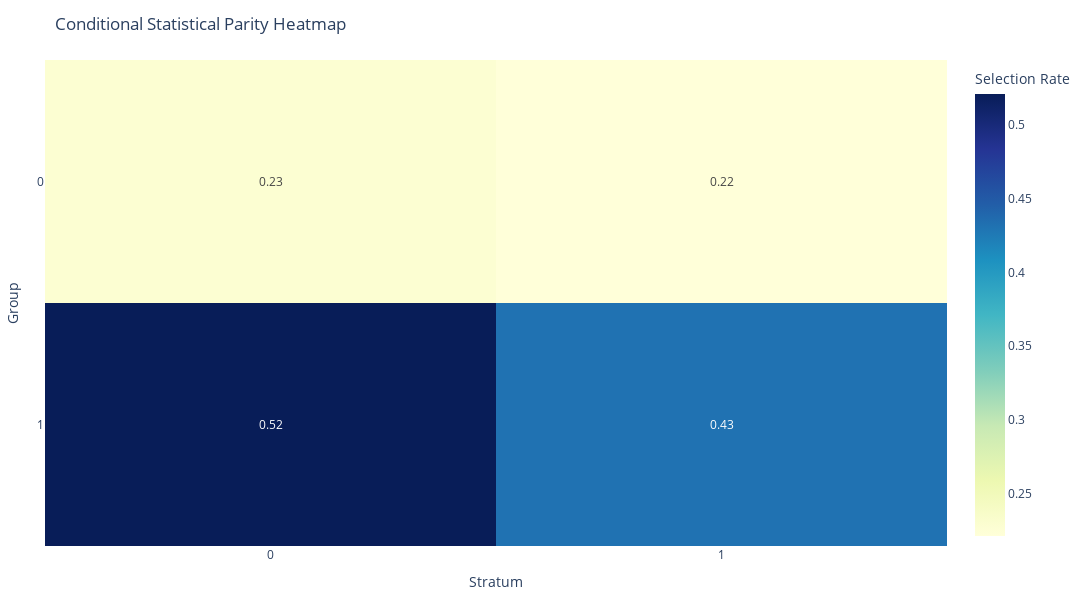
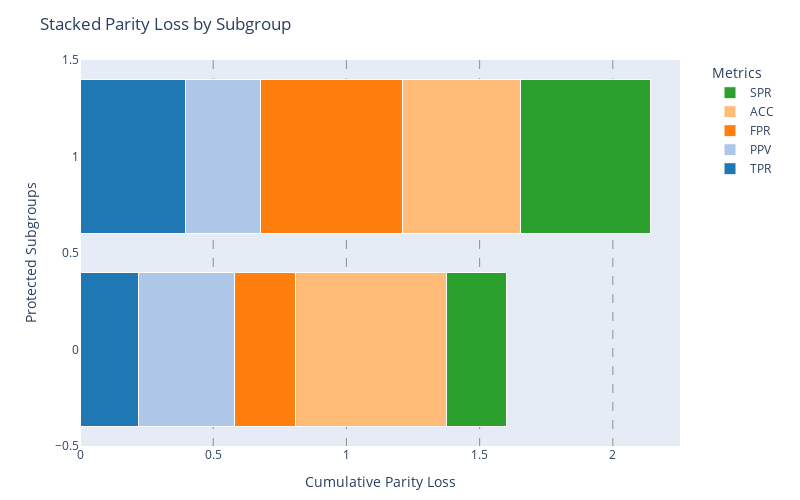
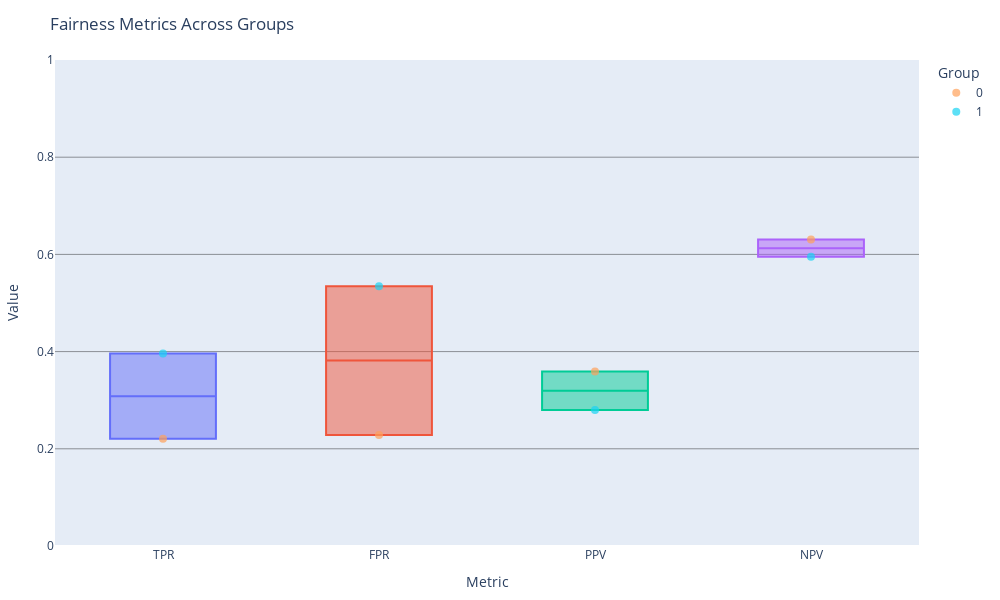

Source (notebook cell) for these figures, in order:
### Code cell
eval_result = evaluator.run()

### Figure 1 — Plotly figure (JSON) as saved in the notebook; plotly's stock layout.template omitted (floating-point values rounded to 4 significant figures)
{"data": [{"colorbar": {"title": {"text": "Selection Rate"}}, "colorscale": [[0, "rgb(255,255,217)"], [0.125, "rgb(237,248,177)"], [0.25, "rgb(199,233,180)"], [0.375, "rgb(127,205,187)"], [0.5, "rgb(65,182,196)"], [0.625, "rgb(29,145,192)"], [0.75, "rgb(34,94,168)"], [0.875, "rgb(37,52,148)"], [1, "rgb(8,29,88)"]], "hovertemplate": "Group: %{y}<br>Stratum: %{x}<br>Selection Rate: %{z:.2f}<extra></extra>", "text": [["0.23", "0.22"], ["0.52", "0.43"]], "texttemplate": "%{text}", "type": "heatmap", "x": ["0", "1"], "y": ["0", "1"], "z": [[0.2282, 0.2214], [0.5208, 0.431]], "zauto": true}], "layout": {"height": 600, "margin": {"b": 40, "l": 40, "r": 40, "t": 60}, "title": {"text": "Conditional Statistical Parity Heatmap"}, "width": 1200, "xaxis": {"title": {"text": "Stratum"}}, "yaxis": {"autorange": "reversed", "title": {"text": "Group"}}}}

### Figure 2 — Plotly figure (JSON) as saved in the notebook; plotly's stock layout.template omitted (floating-point values rounded to 4 significant figures)
{"data": [{"marker": {"color": "#1f77b4", "line": {"color": "white", "width": 1}}, "name": "TPR", "orientation": "h", "type": "bar", "x": [0.2205, 0.3962], "y": [0, 1]}, {"marker": {"color": "#aec7e8", "line": {"color": "white", "width": 1}}, "name": "PPV", "orientation": "h", "type": "bar", "x": [0.359, 0.28], "y": [0, 1]}, {"marker": {"color": "#ff7f0e", "line": {"color": "white", "width": 1}}, "name": "FPR", "orientation": "h", "type": "bar", "x": [0.2283, 0.5347], "y": [0, 1]}, {"marker": {"color": "#ffbb78", "line": {"color": "white", "width": 1}}, "name": "ACC", "orientation": "h", "type": "bar", "x": [0.5694, 0.4416], "y": [0, 1]}, {"marker": {"color": "#2ca02c", "line": {"color": "white", "width": 1}}, "name": "SPR", "orientation": "h", "type": "bar", "x": [0.2254, 0.487], "y": [0, 1]}], "layout": {"barmode": "stack", "height": 500, "legend": {"title": {"text": "Metrics"}, "x": 1.05, "xanchor": "left", "y": 1}, "margin": {"b": 40, "l": 80, "r": 120, "t": 60}, "title": {"text": "Stacked Parity Loss by Subgroup"}, "width": 800, "xaxis": {"gridcolor": "rgba(0,0,0,0.4)", "griddash": "dash", "showgrid": true, "title": {"text": "Cumulative Parity Loss"}}, "yaxis": {"title": {"text": "Protected Subgroups"}}}}

### Figure 3 — Plotly figure (JSON) as saved in the notebook; plotly's stock layout.template omitted (floating-point values rounded to 4 significant figures)
{"data": [{"boxpoints": false, "name": "TPR", "showlegend": false, "type": "box", "x": ["TPR", "TPR"], "y": [0.2205, 0.3962]}, {"boxpoints": false, "name": "FPR", "showlegend": false, "type": "box", "x": ["FPR", "FPR"], "y": [0.2283, 0.5347]}, {"boxpoints": false, "name": "PPV", "showlegend": false, "type": "box", "x": ["PPV", "PPV"], "y": [0.359, 0.28]}, {"boxpoints": false, "name": "NPV", "showlegend": false, "type": "box", "x": ["NPV", "NPV"], "y": [0.6306, 0.5949]}, {"hovertemplate": "Group: %{text}<br>Metric: %{x}<br>Value: %{y:.3f}<extra></extra>", "marker": {"opacity": 0.7, "size": 8}, "mode": "markers", "name": "0", "text": ["0", "0", "0", "0"], "type": "scatter", "x": ["TPR", "FPR", "PPV", "NPV"], "y": [0.2205, 0.2283, 0.359, 0.6306]}, {"hovertemplate": "Group: %{text}<br>Metric: %{x}<br>Value: %{y:.3f}<extra></extra>", "marker": {"opacity": 0.7, "size": 8}, "mode": "markers", "name": "1", "text": ["1", "1", "1", "1"], "type": "scatter", "x": ["TPR", "FPR", "PPV", "NPV"], "y": [0.3962, 0.5347, 0.28, 0.5949]}], "layout": {"height": 600, "legend": {"title": {"text": "Group"}, "x": 1.02, "xanchor": "left", "y": 1}, "margin": {"b": 40, "l": 40, "r": 40, "t": 60}, "title": {"text": "Fairness Metrics Across Groups"}, "width": 1000, "xaxis": {"title": {"text": "Metric"}}, "yaxis": {"gridcolor": "rgba(0,0,0,0.4)", "range": [0, 1], "showgrid": true, "title": {"text": "Value"}}}}
